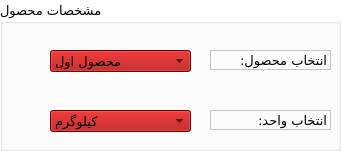
  <widget class="QGroupBox" name="groupBox_2">
   <property name="geometry">
    <rect>
     <x>640</x>
     <y>20</y>
     <width>341</width>
     <height>151</height>
    </rect>
   </property>
   <property name="palette">
    <palette>
     <active>
      <colorrole role="WindowText">
       <brush brushstyle="SolidPattern">
        <color alpha="255">
         <red>0</red>
         <green>0</green>
         <blue>0</blue>
        </color>
       </brush>
      </colorrole>
      <colorrole role="Button">
       <brush brushstyle="SolidPattern">
        <color alpha="255">
         <red>255</red>
         <green>255</green>
         <blue>255</blue>
        </color>
       </brush>
      </colorrole>
      <colorrole role="Light">
       <brush brushstyle="SolidPattern">
        <color alpha="255">
         <red>255</red>
         <green>255</green>
         <blue>255</blue>
        </color>
       </brush>
      </colorrole>
      <colorrole role="Midlight">
       <brush brushstyle="SolidPattern">
        <color alpha="255">
         <red>255</red>
         <green>255</green>
         <blue>255</blue>
        </color>
       </brush>
      </colorrole>
      <colorrole role="Dark">
       <brush brushstyle="SolidPattern">
        <color alpha="255">
         <red>127</red>
         <green>127</green>
         <blue>127</blue>
        </color>
       </brush>
      </colorrole>
      <colorrole role="Mid">
       <brush brushstyle="SolidPattern">
        <color alpha="255">
         <red>170</red>
         <green>170</green>
         <blue>170</blue>
        </color>
       </brush>
      </colorrole>
      <colorrole role="Text">
       <brush brushstyle="SolidPattern">
        <color alpha="255">
         <red>0</red>
         <green>0</green>
         <blue>0</blue>
        </color>
       </brush>
      </colorrole>
      <colorrole role="BrightText">
       <brush brushstyle="SolidPattern">
        <color alpha="255">
         <red>255</red>
         <green>255</green>
         <blue>255</blue>
        </color>
       </brush>
      </colorrole>
      <colorrole role="ButtonText">
       <brush brushstyle="SolidPattern">
        <color alpha="255">
         <red>0</red>
         <green>0</green>
         <blue>0</blue>
        </color>
       </brush>
      </colorrole>
      <colorrole role="Base">
       <brush brushstyle="SolidPattern">
        <color alpha="255">
         <red>255</red>
         <green>255</green>
         <blue>255</blue>
        </color>
       </brush>
      </colorrole>
      <colorrole role="Window">
       <brush brushstyle="SolidPattern">
        <color alpha="255">
         <red>255</red>
         <green>255</green>
         <blue>255</blue>
        </color>
       </brush>
      </colorrole>
      <colorrole role="Shadow">
       <brush brushstyle="SolidPattern">
        <color alpha="255">
         <red>0</red>
         <green>0</green>
         <blue>0</blue>
        </color>
       </brush>
      </colorrole>
      <colorrole role="AlternateBase">
       <brush brushstyle="SolidPattern">
        <color alpha="255">
         <red>255</red>
         <green>255</green>
         <blue>255</blue>
        </color>
       </brush>
      </colorrole>
      <colorrole role="ToolTipBase">
       <brush brushstyle="SolidPattern">
        <color alpha="255">
         <red>255</red>
         <green>255</green>
         <blue>220</blue>
        </color>
       </brush>
      </colorrole>
      <colorrole role="ToolTipText">
       <brush brushstyle="SolidPattern">
        <color alpha="255">
         <red>0</red>
         <green>0</green>
         <blue>0</blue>
        </color>
       </brush>
      </colorrole>
     </active>
     <inactive>
      <colorrole role="WindowText">
       <brush brushstyle="SolidPattern">
        <color alpha="255">
         <red>0</red>
         <green>0</green>
         <blue>0</blue>
        </color>
       </brush>
      </colorrole>
      <colorrole role="Button">
       <brush brushstyle="SolidPattern">
        <color alpha="255">
         <red>255</red>
         <green>255</green>
         <blue>255</blue>
        </color>
       </brush>
      </colorrole>
      <colorrole role="Light">
       <brush brushstyle="SolidPattern">
        <color alpha="255">
         <red>255</red>
         <green>255</green>
         <blue>255</blue>
        </color>
       </brush>
      </colorrole>
      <colorrole role="Midlight">
       <brush brushstyle="SolidPattern">
        <color alpha="255">
         <red>255</red>
         <green>255</green>
         <blue>255</blue>
        </color>
       </brush>
      </colorrole>
      <colorrole role="Dark">
       <brush brushstyle="SolidPattern">
        <color alpha="255">
         <red>127</red>
         <green>127</green>
         <blue>127</blue>
        </color>
       </brush>
      </colorrole>
      <colorrole role="Mid">
       <brush brushstyle="SolidPattern">
        <color alpha="255">
         <red>170</red>
         <green>170</green>
         <blue>170</blue>
        </color>
       </brush>
      </colorrole>
      <colorrole role="Text">
       <brush brushstyle="SolidPattern">
        <color alpha="255">
         <red>0</red>
         <green>0</green>
         <blue>0</blue>
        </color>
       </brush>
      </colorrole>
      <colorrole role="BrightText">
       <brush brushstyle="SolidPattern">
        <color alpha="255">
         <red>255</red>
         <green>255</green>
         <blue>255</blue>
        </color>
       </brush>
      </colorrole>
      <colorrole role="ButtonText">
       <brush brushstyle="SolidPattern">
        <color alpha="255">
         <red>0</red>
         <green>0</green>
         <blue>0</blue>
        </color>
       </brush>
      </colorrole>
      <colorrole role="Base">
       <brush brushstyle="SolidPattern">
        <color alpha="255">
         <red>255</red>
         <green>255</green>
         <blue>255</blue>
        </color>
       </brush>
      </colorrole>
      <colorrole role="Window">
       <brush brushstyle="SolidPattern">
        <color alpha="255">
         <red>255</red>
         <green>255</green>
         <blue>255</blue>
        </color>
       </brush>
      </colorrole>
      <colorrole role="Shadow">
       <brush brushstyle="SolidPattern">
        <color alpha="255">
         <red>0</red>
         <green>0</green>
         <blue>0</blue>
        </color>
       </brush>
      </colorrole>
      <colorrole role="AlternateBase">
       <brush brushstyle="SolidPattern">
        <color alpha="255">
         <red>255</red>
         <green>255</green>
         <blue>255</blue>
        </color>
       </brush>
      </colorrole>
      <colorrole role="ToolTipBase">
       <brush brushstyle="SolidPattern">
        <color alpha="255">
         <red>255</red>
         <green>255</green>
         <blue>220</blue>
        </color>
       </brush>
      </colorrole>
      <colorrole role="ToolTipText">
       <brush brushstyle="SolidPattern">
        <color alpha="255">
         <red>0</red>
         <green>0</green>
         <blue>0</blue>
        </color>
       </brush>
      </colorrole>
     </inactive>
     <disabled>
      <colorrole role="WindowText">
       <brush brushstyle="SolidPattern">
        <color alpha="255">
         <red>127</red>
         <green>127</green>
         <blue>127</blue>
        </color>
       </brush>
      </colorrole>
      <colorrole role="Button">
       <brush brushstyle="SolidPattern">
        <color alpha="255">
         <red>255</red>
         <green>255</green>
         <blue>255</blue>
        </color>
       </brush>
      </colorrole>
      <colorrole role="Light">
       <brush brushstyle="SolidPattern">
        <color alpha="255">
         <red>255</red>
         <green>255</green>
         <blue>255</blue>
        </color>
       </brush>
      </colorrole>
      <colorrole role="Midlight">
       <brush brushstyle="SolidPattern">
        <color alpha="255">
         <red>255</red>
         <green>255</green>
         <blue>255</blue>
        </color>
       </brush>
      </colorrole>
      <colorrole role="Dark">
       <brush brushstyle="SolidPattern">
        <color alpha="255">
         <red>127</red>
         <green>127</green>
         <blue>127</blue>
        </color>
       </brush>
      </colorrole>
      <colorrole role="Mid">
       <brush brushstyle="SolidPattern">
        <color alpha="255">
         <red>170</red>
         <green>170</green>
         <blue>170</blue>
        </color>
       </brush>
      </colorrole>
      <colorrole role="Text">
       <brush brushstyle="SolidPattern">
        <color alpha="255">
         <red>127</red>
         <green>127</green>
         <blue>127</blue>
        </color>
       </brush>
      </colorrole>
      <colorrole role="BrightText">
       <brush brushstyle="SolidPattern">
        <color alpha="255">
         <red>255</red>
         <green>255</green>
         <blue>255</blue>
        </color>
       </brush>
      </colorrole>
      <colorrole role="ButtonText">
       <brush brushstyle="SolidPattern">
        <color alpha="255">
         <red>127</red>
         <green>127</green>
         <blue>127</blue>
        </color>
       </brush>
      </colorrole>
      <colorrole role="Base">
       <brush brushstyle="SolidPattern">
        <color alpha="255">
         <red>255</red>
         <green>255</green>
         <blue>255</blue>
        </color>
       </brush>
      </colorrole>
      <colorrole role="Window">
       <brush brushstyle="SolidPattern">
        <color alpha="255">
         <red>255</red>
         <green>255</green>
         <blue>255</blue>
        </color>
       </brush>
      </colorrole>
      <colorrole role="Shadow">
       <brush brushstyle="SolidPattern">
        <color alpha="255">
         <red>0</red>
         <green>0</green>
         <blue>0</blue>
        </color>
       </brush>
      </colorrole>
      <colorrole role="AlternateBase">
       <brush brushstyle="SolidPattern">
        <color alpha="255">
         <red>255</red>
         <green>255</green>
         <blue>255</blue>
        </color>
       </brush>
      </colorrole>
      <colorrole role="ToolTipBase">
       <brush brushstyle="SolidPattern">
        <color alpha="255">
         <red>255</red>
         <green>255</green>
         <blue>220</blue>
        </color>
       </brush>
      </colorrole>
      <colorrole role="ToolTipText">
       <brush brushstyle="SolidPattern">
        <color alpha="255">
         <red>0</red>
         <green>0</green>
         <blue>0</blue>
        </color>
       </brush>
      </colorrole>
     </disabled>
    </palette>
   </property>
   <property name="font">
    <font>
     <family>B Traffic</family>
     <pointsize>10</pointsize>
    </font>
   </property>
   <property name="autoFillBackground">
    <bool>false</bool>
   </property>
   <property name="locale">
    <locale language="Persian" country="Iran"/>
   </property>
   <property name="title">
    <string>مشخصات محصول</string>
   </property>
   <property name="alignment">
    <set>Qt::AlignLeading|Qt::AlignLeft|Qt::AlignVCenter</set>
   </property>
   <widget class="QLabel" name="label_3">
    <property name="geometry">
     <rect>
      <x>210</x>
      <y>50</y>
      <width>121</width>
      <height>20</height>
     </rect>
    </property>
    <property name="frameShape">
     <enum>QFrame::StyledPanel</enum>
    </property>
    <property name="frameShadow">
     <enum>QFrame::Sunken</enum>
    </property>
    <property name="text">
     <string>انتخاب محصول:</string>
    </property>
   </widget>
   <widget class="QLabel" name="label_4">
    <property name="geometry">
     <rect>
      <x>210</x>
      <y>110</y>
      <width>121</width>
      <height>20</height>
     </rect>
    </property>
    <property name="frameShape">
     <enum>QFrame::StyledPanel</enum>
    </property>
    <property name="frameShadow">
     <enum>QFrame::Sunken</enum>
    </property>
    <property name="text">
     <string>انتخاب واحد:</string>
    </property>
   </widget>
   <widget class="QComboBox" name="comboBox">
    <property name="geometry">
     <rect>
      <x>50</x>
      <y>50</y>
      <width>141</width>
      <height>22</height>
     </rect>
    </property>
    <property name="palette">
     <palette>
      <active>
       <colorrole role="WindowText">
        <brush brushstyle="SolidPattern">
         <color alpha="255">
          <red>0</red>
          <green>0</green>
          <blue>0</blue>
         </color>
        </brush>
       </colorrole>
       <colorrole role="Button">
        <brush brushstyle="SolidPattern">
         <color alpha="255">
          <red>170</red>
          <green>0</green>
          <blue>0</blue>
         </color>
        </brush>
       </colorrole>
       <colorrole role="Light">
        <brush brushstyle="SolidPattern">
         <color alpha="255">
          <red>255</red>
          <green>0</green>
          <blue>0</blue>
         </color>
        </brush>
       </colorrole>
       <colorrole role="Midlight">
        <brush brushstyle="SolidPattern">
         <color alpha="255">
          <red>212</red>
          <green>0</green>
          <blue>0</blue>
         </color>
        </brush>
       </colorrole>
       <colorrole role="Dark">
        <brush brushstyle="SolidPattern">
         <color alpha="255">
          <red>85</red>
          <green>0</green>
          <blue>0</blue>
         </color>
        </brush>
       </colorrole>
       <colorrole role="Mid">
        <brush brushstyle="SolidPattern">
         <color alpha="255">
          <red>113</red>
          <green>0</green>
          <blue>0</blue>
         </color>
        </brush>
       </colorrole>
       <colorrole role="Text">
        <brush brushstyle="SolidPattern">
         <color alpha="255">
          <red>0</red>
          <green>0</green>
          <blue>0</blue>
         </color>
        </brush>
       </colorrole>
       <colorrole role="BrightText">
        <brush brushstyle="SolidPattern">
         <color alpha="255">
          <red>255</red>
          <green>255</green>
          <blue>255</blue>
         </color>
        </brush>
       </colorrole>
       <colorrole role="ButtonText">
        <brush brushstyle="SolidPattern">
         <color alpha="255">
          <red>0</red>
          <green>0</green>
          <blue>0</blue>
         </color>
        </brush>
       </colorrole>
       <colorrole role="Base">
        <brush brushstyle="SolidPattern">
         <color alpha="255">
          <red>255</red>
          <green>255</green>
          <blue>255</blue>
         </color>
        </brush>
       </colorrole>
       <colorrole role="Window">
        <brush brushstyle="SolidPattern">
         <color alpha="255">
          <red>170</red>
          <green>0</green>
          <blue>0</blue>
         </color>
        </brush>
       </colorrole>
       <colorrole role="Shadow">
        <brush brushstyle="SolidPattern">
         <color alpha="255">
          <red>0</red>
          <green>0</green>
          <blue>0</blue>
         </color>
        </brush>
       </colorrole>
       <colorrole role="AlternateBase">
        <brush brushstyle="SolidPattern">
         <color alpha="255">
          <red>212</red>
          <green>127</green>
          <blue>127</blue>
         </color>
        </brush>
       </colorrole>
       <colorrole role="ToolTipBase">
        <brush brushstyle="SolidPattern">
         <color alpha="255">
          <red>255</red>
          <green>255</green>
          <blue>220</blue>
         </color>
        </brush>
       </colorrole>
       <colorrole role="ToolTipText">
        <brush brushstyle="SolidPattern">
         <color alpha="255">
          <red>0</red>
          <green>0</green>
          <blue>0</blue>
         </color>
        </brush>
       </colorrole>
      </active>
      <inactive>
       <colorrole role="WindowText">
        <brush brushstyle="SolidPattern">
         <color alpha="255">
          <red>0</red>
          <green>0</green>
          <blue>0</blue>
         </color>
        </brush>
       </colorrole>
       <colorrole role="Button">
        <brush brushstyle="SolidPattern">
         <color alpha="255">
          <red>170</red>
          <green>0</green>
          <blue>0</blue>
         </color>
        </brush>
       </colorrole>
       <colorrole role="Light">
        <brush brushstyle="SolidPattern">
         <color alpha="255">
          <red>255</red>
          <green>0</green>
          <blue>0</blue>
         </color>
        </brush>
       </colorrole>
       <colorrole role="Midlight">
        <brush brushstyle="SolidPattern">
         <color alpha="255">
          <red>212</red>
          <green>0</green>
          <blue>0</blue>
         </color>
        </brush>
       </colorrole>
       <colorrole role="Dark">
        <brush brushstyle="SolidPattern">
         <color alpha="255">
          <red>85</red>
          <green>0</green>
          <blue>0</blue>
         </color>
        </brush>
       </colorrole>
       <colorrole role="Mid">
        <brush brushstyle="SolidPattern">
         <color alpha="255">
          <red>113</red>
          <green>0</green>
          <blue>0</blue>
         </color>
        </brush>
       </colorrole>
       <colorrole role="Text">
        <brush brushstyle="SolidPattern">
         <color alpha="255">
          <red>0</red>
          <green>0</green>
          <blue>0</blue>
         </color>
        </brush>
       </colorrole>
       <colorrole role="BrightText">
        <brush brushstyle="SolidPattern">
         <color alpha="255">
          <red>255</red>
          <green>255</green>
          <blue>255</blue>
         </color>
        </brush>
       </colorrole>
       <colorrole role="ButtonText">
        <brush brushstyle="SolidPattern">
         <color alpha="255">
          <red>0</red>
          <green>0</green>
          <blue>0</blue>
         </color>
        </brush>
       </colorrole>
       <colorrole role="Base">
        <brush brushstyle="SolidPattern">
         <color alpha="255">
          <red>255</red>
          <green>255</green>
          <blue>255</blue>
         </color>
        </brush>
       </colorrole>
       <colorrole role="Window">
        <brush brushstyle="SolidPattern">
         <color alpha="255">
          <red>170</red>
          <green>0</green>
          <blue>0</blue>
         </color>
        </brush>
       </colorrole>
       <colorrole role="Shadow">
        <brush brushstyle="SolidPattern">
         <color alpha="255">
          <red>0</red>
          <green>0</green>
          <blue>0</blue>
         </color>
        </brush>
       </colorrole>
       <colorrole role="AlternateBase">
        <brush brushstyle="SolidPattern">
         <color alpha="255">
          <red>212</red>
          <green>127</green>
          <blue>127</blue>
         </color>
        </brush>
       </colorrole>
       <colorrole role="ToolTipBase">
        <brush brushstyle="SolidPattern">
         <color alpha="255">
          <red>255</red>
          <green>255</green>
          <blue>220</blue>
         </color>
        </brush>
       </colorrole>
       <colorrole role="ToolTipText">
        <brush brushstyle="SolidPattern">
         <color alpha="255">
          <red>0</red>
          <green>0</green>
          <blue>0</blue>
         </color>
        </brush>
       </colorrole>
      </inactive>
      <disabled>
       <colorrole role="WindowText">
        <brush brushstyle="SolidPattern">
         <color alpha="255">
          <red>85</red>
          <green>0</green>
          <blue>0</blue>
         </color>
        </brush>
       </colorrole>
       <colorrole role="Button">
        <brush brushstyle="SolidPattern">
         <color alpha="255">
          <red>170</red>
          <green>0</green>
          <blue>0</blue>
         </color>
        </brush>
       </colorrole>
       <colorrole role="Light">
        <brush brushstyle="SolidPattern">
         <color alpha="255">
          <red>255</red>
          <green>0</green>
          <blue>0</blue>
         </color>
        </brush>
       </colorrole>
       <colorrole role="Midlight">
        <brush brushstyle="SolidPattern">
         <color alpha="255">
          <red>212</red>
          <green>0</green>
          <blue>0</blue>
         </color>
        </brush>
       </colorrole>
       <colorrole role="Dark">
        <brush brushstyle="SolidPattern">
         <color alpha="255">
          <red>85</red>
          <green>0</green>
          <blue>0</blue>
         </color>
        </brush>
       </colorrole>
       <colorrole role="Mid">
        <brush brushstyle="SolidPattern">
         <color alpha="255">
          <red>113</red>
          <green>0</green>
          <blue>0</blue>
         </color>
        </brush>
       </colorrole>
       <colorrole role="Text">
        <brush brushstyle="SolidPattern">
         <color alpha="255">
          <red>85</red>
          <green>0</green>
          <blue>0</blue>
         </color>
        </brush>
       </colorrole>
       <colorrole role="BrightText">
        <brush brushstyle="SolidPattern">
         <color alpha="255">
          <red>255</red>
          <green>255</green>
          <blue>255</blue>
         </color>
        </brush>
       </colorrole>
       <colorrole role="ButtonText">
        <brush brushstyle="SolidPattern">
         <color alpha="255">
          <red>85</red>
          <green>0</green>
          <blue>0</blue>
         </color>
        </brush>
       </colorrole>
       <colorrole role="Base">
        <brush brushstyle="SolidPattern">
         <color alpha="255">
          <red>170</red>
          <green>0</green>
          <blue>0</blue>
         </color>
        </brush>
       </colorrole>
       <colorrole role="Window">
        <brush brushstyle="SolidPattern">
         <color alpha="255">
          <red>170</red>
          <green>0</green>
          <blue>0</blue>
         </color>
        </brush>
       </colorrole>
       <colorrole role="Shadow">
        <brush brushstyle="SolidPattern">
         <color alpha="255">
          <red>0</red>
          <green>0</green>
          <blue>0</blue>
         </color>
        </brush>
       </colorrole>
       <colorrole role="AlternateBase">
        <brush brushstyle="SolidPattern">
         <color alpha="255">
          <red>170</red>
          <green>0</green>
          <blue>0</blue>
         </color>
        </brush>
       </colorrole>
       <colorrole role="ToolTipBase">
        <brush brushstyle="SolidPattern">
         <color alpha="255">
          <red>255</red>
          <green>255</green>
          <blue>220</blue>
         </color>
        </brush>
       </colorrole>
       <colorrole role="ToolTipText">
        <brush brushstyle="SolidPattern">
         <color alpha="255">
          <red>0</red>
          <green>0</green>
          <blue>0</blue>
         </color>
        </brush>
       </colorrole>
      </disabled>
     </palette>
    </property>
    <property name="cursor">
     <cursorShape>OpenHandCursor</cursorShape>
    </property>
    <property name="maxVisibleItems">
     <number>13</number>
    </property>
    <item>
     <property name="text">
      <string>محصول اول</string>
     </property>
    </item>
    <item>
     <property name="text">
      <string>محصول دوم</string>
     </property>
    </item>
    <item>
     <property name="text">
      <string>محصول سوم</string>
     </property>
    </item>
    <item>
     <property name="text">
      <string>محصول چهارم</string>
     </property>
    </item>
    <item>
     <property name="text">
      <string>محصول پنجم</string>
     </property>
    </item>
    <item>
     <property name="text">
      <string>محصول ششم</string>
     </property>
    </item>
    <item>
     <property name="text">
      <string>محصول هفتم</string>
     </property>
    </item>
   </widget>
   <widget class="QComboBox" name="comboBox_2">
    <property name="geometry">
     <rect>
      <x>50</x>
      <y>110</y>
      <width>141</width>
      <height>22</height>
     </rect>
    </property>
    <property name="palette">
     <palette>
      <active>
       <colorrole role="WindowText">
        <brush brushstyle="SolidPattern">
         <color alpha="255">
          <red>0</red>
          <green>0</green>
          <blue>0</blue>
         </color>
        </brush>
       </colorrole>
       <colorrole role="Button">
        <brush brushstyle="SolidPattern">
         <color alpha="255">
          <red>170</red>
          <green>0</green>
          <blue>0</blue>
         </color>
        </brush>
       </colorrole>
       <colorrole role="Light">
        <brush brushstyle="SolidPattern">
         <color alpha="255">
          <red>255</red>
          <green>0</green>
          <blue>0</blue>
         </color>
        </brush>
       </colorrole>
       <colorrole role="Midlight">
        <brush brushstyle="SolidPattern">
         <color alpha="255">
          <red>212</red>
          <green>0</green>
          <blue>0</blue>
         </color>
        </brush>
       </colorrole>
       <colorrole role="Dark">
        <brush brushstyle="SolidPattern">
         <color alpha="255">
          <red>85</red>
          <green>0</green>
          <blue>0</blue>
         </color>
        </brush>
       </colorrole>
       <colorrole role="Mid">
        <brush brushstyle="SolidPattern">
         <color alpha="255">
          <red>113</red>
          <green>0</green>
          <blue>0</blue>
         </color>
        </brush>
       </colorrole>
       <colorrole role="Text">
        <brush brushstyle="SolidPattern">
         <color alpha="255">
          <red>0</red>
          <green>0</green>
          <blue>0</blue>
         </color>
        </brush>
       </colorrole>
       <colorrole role="BrightText">
        <brush brushstyle="SolidPattern">
         <color alpha="255">
          <red>255</red>
          <green>255</green>
          <blue>255</blue>
         </color>
        </brush>
       </colorrole>
       <colorrole role="ButtonText">
        <brush brushstyle="SolidPattern">
         <color alpha="255">
          <red>0</red>
          <green>0</green>
          <blue>0</blue>
         </color>
        </brush>
       </colorrole>
       <colorrole role="Base">
        <brush brushstyle="SolidPattern">
         <color alpha="255">
          <red>255</red>
          <green>255</green>
          <blue>255</blue>
         </color>
        </brush>
       </colorrole>
       <colorrole role="Window">
        <brush brushstyle="SolidPattern">
         <color alpha="255">
          <red>170</red>
          <green>0</green>
          <blue>0</blue>
         </color>
        </brush>
       </colorrole>
       <colorrole role="Shadow">
        <brush brushstyle="SolidPattern">
         <color alpha="255">
          <red>0</red>
          <green>0</green>
          <blue>0</blue>
         </color>
        </brush>
       </colorrole>
       <colorrole role="AlternateBase">
        <brush brushstyle="SolidPattern">
         <color alpha="255">
          <red>212</red>
          <green>127</green>
          <blue>127</blue>
         </color>
        </brush>
       </colorrole>
       <colorrole role="ToolTipBase">
        <brush brushstyle="SolidPattern">
         <color alpha="255">
          <red>255</red>
          <green>255</green>
          <blue>220</blue>
         </color>
        </brush>
       </colorrole>
       <colorrole role="ToolTipText">
        <brush brushstyle="SolidPattern">
         <color alpha="255">
          <red>0</red>
          <green>0</green>
          <blue>0</blue>
         </color>
        </brush>
       </colorrole>
      </active>
      <inactive>
       <colorrole role="WindowText">
        <brush brushstyle="SolidPattern">
         <color alpha="255">
          <red>0</red>
          <green>0</green>
          <blue>0</blue>
         </color>
        </brush>
       </colorrole>
       <colorrole role="Button">
        <brush brushstyle="SolidPattern">
         <color alpha="255">
          <red>170</red>
          <green>0</green>
          <blue>0</blue>
         </color>
        </brush>
       </colorrole>
       <colorrole role="Light">
        <brush brushstyle="SolidPattern">
         <color alpha="255">
          <red>255</red>
          <green>0</green>
          <blue>0</blue>
         </color>
        </brush>
       </colorrole>
       <colorrole role="Midlight">
        <brush brushstyle="SolidPattern">
         <color alpha="255">
          <red>212</red>
          <green>0</green>
          <blue>0</blue>
         </color>
        </brush>
       </colorrole>
       <colorrole role="Dark">
        <brush brushstyle="SolidPattern">
         <color alpha="255">
          <red>85</red>
          <green>0</green>
          <blue>0</blue>
         </color>
        </brush>
       </colorrole>
       <colorrole role="Mid">
        <brush brushstyle="SolidPattern">
         <color alpha="255">
          <red>113</red>
          <green>0</green>
          <blue>0</blue>
         </color>
        </brush>
       </colorrole>
       <colorrole role="Text">
        <brush brushstyle="SolidPattern">
         <color alpha="255">
          <red>0</red>
          <green>0</green>
          <blue>0</blue>
         </color>
        </brush>
       </colorrole>
       <colorrole role="BrightText">
        <brush brushstyle="SolidPattern">
         <color alpha="255">
          <red>255</red>
          <green>255</green>
          <blue>255</blue>
         </color>
        </brush>
       </colorrole>
       <colorrole role="ButtonText">
        <brush brushstyle="SolidPattern">
         <color alpha="255">
          <red>0</red>
          <green>0</green>
          <blue>0</blue>
         </color>
        </brush>
       </colorrole>
       <colorrole role="Base">
        <brush brushstyle="SolidPattern">
         <color alpha="255">
          <red>255</red>
          <green>255</green>
          <blue>255</blue>
         </color>
        </brush>
       </colorrole>
       <colorrole role="Window">
        <brush brushstyle="SolidPattern">
         <color alpha="255">
          <red>170</red>
          <green>0</green>
          <blue>0</blue>
         </color>
        </brush>
       </colorrole>
       <colorrole role="Shadow">
        <brush brushstyle="SolidPattern">
         <color alpha="255">
          <red>0</red>
          <green>0</green>
          <blue>0</blue>
         </color>
        </brush>
       </colorrole>
       <colorrole role="AlternateBase">
        <brush brushstyle="SolidPattern">
         <color alpha="255">
          <red>212</red>
          <green>127</green>
          <blue>127</blue>
         </color>
        </brush>
       </colorrole>
       <colorrole role="ToolTipBase">
        <brush brushstyle="SolidPattern">
         <color alpha="255">
          <red>255</red>
          <green>255</green>
          <blue>220</blue>
         </color>
        </brush>
       </colorrole>
       <colorrole role="ToolTipText">
        <brush brushstyle="SolidPattern">
         <color alpha="255">
          <red>0</red>
          <green>0</green>
          <blue>0</blue>
         </color>
        </brush>
       </colorrole>
      </inactive>
      <disabled>
       <colorrole role="WindowText">
        <brush brushstyle="SolidPattern">
         <color alpha="255">
          <red>85</red>
          <green>0</green>
          <blue>0</blue>
         </color>
        </brush>
       </colorrole>
       <colorrole role="Button">
        <brush brushstyle="SolidPattern">
         <color alpha="255">
          <red>170</red>
          <green>0</green>
          <blue>0</blue>
         </color>
        </brush>
       </colorrole>
       <colorrole role="Light">
        <brush brushstyle="SolidPattern">
         <color alpha="255">
          <red>255</red>
          <green>0</green>
          <blue>0</blue>
         </color>
        </brush>
       </colorrole>
       <colorrole role="Midlight">
        <brush brushstyle="SolidPattern">
         <color alpha="255">
          <red>212</red>
          <green>0</green>
          <blue>0</blue>
         </color>
        </brush>
       </colorrole>
       <colorrole role="Dark">
        <brush brushstyle="SolidPattern">
         <color alpha="255">
          <red>85</red>
          <green>0</green>
          <blue>0</blue>
         </color>
        </brush>
       </colorrole>
       <colorrole role="Mid">
        <brush brushstyle="SolidPattern">
         <color alpha="255">
          <red>113</red>
          <green>0</green>
          <blue>0</blue>
         </color>
        </brush>
       </colorrole>
       <colorrole role="Text">
        <brush brushstyle="SolidPattern">
         <color alpha="255">
          <red>85</red>
          <green>0</green>
          <blue>0</blue>
         </color>
        </brush>
       </colorrole>
       <colorrole role="BrightText">
        <brush brushstyle="SolidPattern">
         <color alpha="255">
          <red>255</red>
          <green>255</green>
          <blue>255</blue>
         </color>
        </brush>
       </colorrole>
       <colorrole role="ButtonText">
        <brush brushstyle="SolidPattern">
         <color alpha="255">
          <red>85</red>
          <green>0</green>
          <blue>0</blue>
         </color>
        </brush>
       </colorrole>
       <colorrole role="Base">
        <brush brushstyle="SolidPattern">
         <color alpha="255">
          <red>170</red>
          <green>0</green>
          <blue>0</blue>
         </color>
        </brush>
       </colorrole>
       <colorrole role="Window">
        <brush brushstyle="SolidPattern">
         <color alpha="255">
          <red>170</red>
          <green>0</green>
          <blue>0</blue>
         </color>
        </brush>
       </colorrole>
       <colorrole role="Shadow">
        <brush brushstyle="SolidPattern">
         <color alpha="255">
          <red>0</red>
          <green>0</green>
          <blue>0</blue>
         </color>
        </brush>
       </colorrole>
       <colorrole role="AlternateBase">
        <brush brushstyle="SolidPattern">
         <color alpha="255">
          <red>170</red>
          <green>0</green>
          <blue>0</blue>
         </color>
        </brush>
       </colorrole>
       <colorrole role="ToolTipBase">
        <brush brushstyle="SolidPattern">
         <color alpha="255">
          <red>255</red>
          <green>255</green>
          <blue>220</blue>
         </color>
        </brush>
       </colorrole>
       <colorrole role="ToolTipText">
        <brush brushstyle="SolidPattern">
         <color alpha="255">
          <red>0</red>
          <green>0</green>
          <blue>0</blue>
         </color>
        </brush>
       </colorrole>
      </disabled>
     </palette>
    </property>
    <property name="cursor">
     <cursorShape>OpenHandCursor</cursorShape>
    </property>
    <property name="maxVisibleItems">
     <number>4</number>
    </property>
    <item>
     <property name="text">
      <string>کیلوگرم</string>
     </property>
    </item>
    <item>
     <property name="text">
      <string>گرم</string>
     </property>
    </item>
    <item>
     <property name="text">
      <string>عدد</string>
     </property>
    </item>
   </widget>
  </widget>
